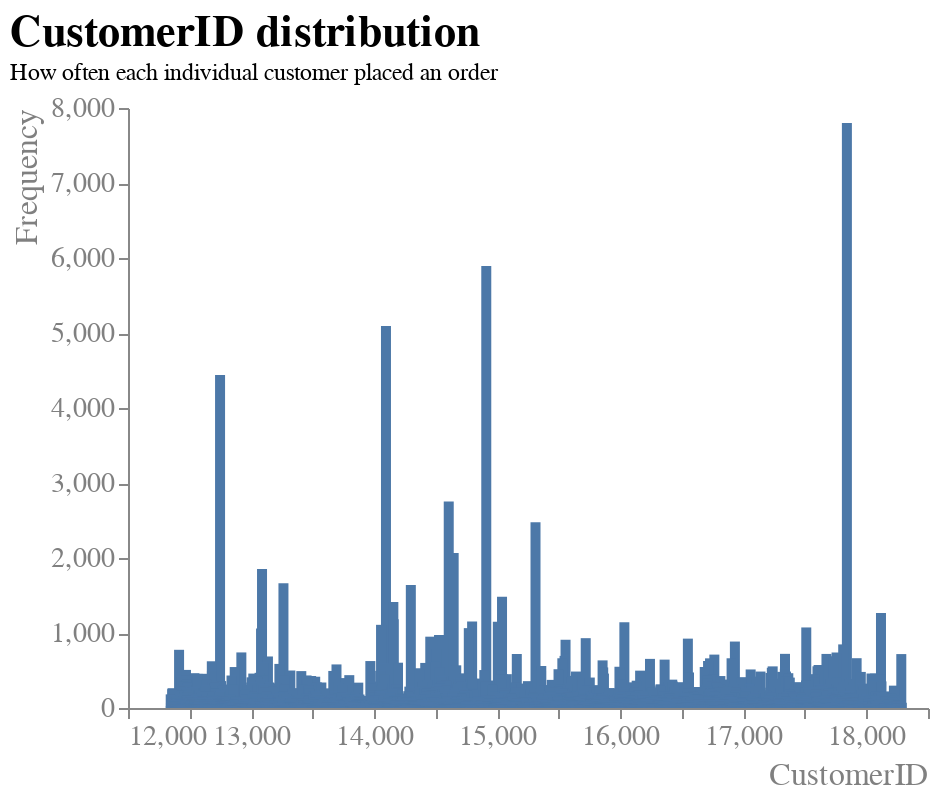

Here is the notebook cell this chart was saved with:
### Code cell
# Häufigkeit der Werte in CustomerID
x = df['CustomerID']

df_customer = pd.value_counts(x)

df_customer = df_customer.reset_index()
df_customer.columns = ["CustomerID", "Frequency"]


# Barplot erstellen
barplot = alt.Chart(df_customer).mark_bar().encode(
y=alt.Y("Frequency:Q", 
                        axis=alt.Axis(title = "Frequency",
                        grid=False,
                        labelAngle=0,
                        titleAnchor="end",
    )),

    x=alt.X("CustomerID:Q", 
                        axis=alt.Axis(title = "CustomerID",
                        grid=False,
                        labelAngle=0,
                        titleAnchor="end",
    )),
).configure_view(
    strokeWidth=0
).configure_title(
    fontSize=22,
    font="Arial",
    color="black",
    anchor="start"
).configure_axis(
    labelFont="Arial",
    titleFont="Arial",
    labelFontSize=14,
    titleFontSize=16,
    titleFontWeight="normal",
    labelColor="grey",
    titleColor="grey"
).properties(
    title={"text":["CustomerID distribution"], "subtitle":["How often each individual customer placed an order"]},
)

barplot

### Figure 1 — Vega-Lite specification as saved in the notebook (floating-point values rounded to 4 significant figures; data arrays with more than 128 entries replaced by an {"elided": "..."} marker saying what was removed)
{"config": {"view": {"continuousWidth": 400, "continuousHeight": 300, "strokeWidth": 0}, "axis": {"labelColor": "grey", "labelFont": "Arial", "labelFontSize": 14, "titleColor": "grey", "titleFont": "Arial", "titleFontSize": 16, "titleFontWeight": "normal"}, "title": {"anchor": "start", "color": "black", "font": "Arial", "fontSize": 22}}, "data": {"name": "data-f87d2ae19bfa84388597df9ebe375602"}, "mark": "bar", "encoding": {"x": {"axis": {"grid": false, "labelAngle": 0, "title": "CustomerID", "titleAnchor": "end"}, "field": "CustomerID", "type": "quantitative"}, "y": {"axis": {"grid": false, "labelAngle": 0, "title": "Frequency", "titleAnchor": "end"}, "field": "Frequency", "type": "quantitative"}}, "title": {"text": ["CustomerID distribution"], "subtitle": ["How often each individual customer placed an order"]}, "$schema": "https://vega.github.io/schema/vega-lite/v4.17.0.json", "datasets": {"data-f87d2ae19bfa84388597df9ebe375602": {"elided": "4361 records"}}}
